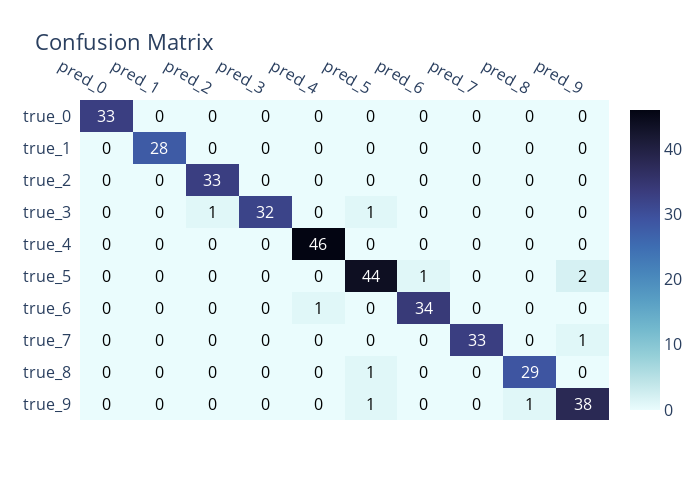

The cell this chart's notebook holds for it:
### Code cell
columns = ['pred_' + str(i) for i in range(10)]
index = ['true_' + str(i) for i in range(10)]

def plot_confusion_matrix(cm):
    # Mulitclass classification, 3 classes
    cm = cm[::-1]
    cm = pd.DataFrame(cm, columns=columns, index=index[::-1])

    fig = ff.create_annotated_heatmap(z=cm.values, x=list(cm.columns), y=list(cm.index), 
                                      colorscale='ice', showscale=True, reversescale=True)
    fig.update_layout(width=700, height=500, title='Confusion Matrix', font_size=16)
    fig.show()

plot_confusion_matrix(cm)

### Figure 1 — Plotly figure (JSON) as saved in the notebook; plotly's stock layout.template omitted (floating-point values rounded to 4 significant figures)
{"data": [{"colorscale": [[0, "rgb(3, 5, 18)"], [0.09091, "rgb(25, 25, 51)"], [0.1818, "rgb(44, 42, 87)"], [0.2727, "rgb(58, 60, 125)"], [0.3636, "rgb(62, 83, 160)"], [0.4545, "rgb(62, 109, 178)"], [0.5455, "rgb(72, 134, 187)"], [0.6364, "rgb(89, 159, 196)"], [0.7273, "rgb(114, 184, 205)"], [0.8182, "rgb(149, 207, 216)"], [0.9091, "rgb(192, 229, 232)"], [1, "rgb(234, 252, 253)"]], "reversescale": true, "showscale": true, "type": "heatmap", "x": ["pred_0", "pred_1", "pred_2", "pred_3", "pred_4", "pred_5", "pred_6", "pred_7", "pred_8", "pred_9"], "y": ["true_9", "true_8", "true_7", "true_6", "true_5", "true_4", "true_3", "true_2", "true_1", "true_0"], "z": [[0, 0, 0, 0, 0, 1, 0, 0, 1, 38], [0, 0, 0, 0, 0, 1, 0, 0, 29, 0], [0, 0, 0, 0, 0, 0, 0, 33, 0, 1], [0, 0, 0, 0, 1, 0, 34, 0, 0, 0], [0, 0, 0, 0, 0, 44, 1, 0, 0, 2], [0, 0, 0, 0, 46, 0, 0, 0, 0, 0], [0, 0, 1, 32, 0, 1, 0, 0, 0, 0], [0, 0, 33, 0, 0, 0, 0, 0, 0, 0], [0, 28, 0, 0, 0, 0, 0, 0, 0, 0], [33, 0, 0, 0, 0, 0, 0, 0, 0, 0]]}], "layout": {"annotations": [{"font": {"color": "#000000"}, "showarrow": false, "text": "0", "x": "pred_0", "xref": "x", "y": "true_9", "yref": "y"}, {"font": {"color": "#000000"}, "showarrow": false, "text": "0", "x": "pred_1", "xref": "x", "y": "true_9", "yref": "y"}, {"font": {"color": "#000000"}, "showarrow": false, "text": "0", "x": "pred_2", "xref": "x", "y": "true_9", "yref": "y"}, {"font": {"color": "#000000"}, "showarrow": false, "text": "0", "x": "pred_3", "xref": "x", "y": "true_9", "yref": "y"}, {"font": {"color": "#000000"}, "showarrow": false, "text": "0", "x": "pred_4", "xref": "x", "y": "true_9", "yref": "y"}, {"font": {"color": "#000000"}, "showarrow": false, "text": "1", "x": "pred_5", "xref": "x", "y": "true_9", "yref": "y"}, {"font": {"color": "#000000"}, "showarrow": false, "text": "0", "x": "pred_6", "xref": "x", "y": "true_9", "yref": "y"}, {"font": {"color": "#000000"}, "showarrow": false, "text": "0", "x": "pred_7", "xref": "x", "y": "true_9", "yref": "y"}, {"font": {"color": "#000000"}, "showarrow": false, "text": "1", "x": "pred_8", "xref": "x", "y": "true_9", "yref": "y"}, {"font": {"color": "#FFFFFF"}, "showarrow": false, "text": "38", "x": "pred_9", "xref": "x", "y": "true_9", "yref": "y"}, {"font": {"color": "#000000"}, "showarrow": false, "text": "0", "x": "pred_0", "xref": "x", "y": "true_8", "yref": "y"}, {"font": {"color": "#000000"}, "showarrow": false, "text": "0", "x": "pred_1", "xref": "x", "y": "true_8", "yref": "y"}, {"font": {"color": "#000000"}, "showarrow": false, "text": "0", "x": "pred_2", "xref": "x", "y": "true_8", "yref": "y"}, {"font": {"color": "#000000"}, "showarrow": false, "text": "0", "x": "pred_3", "xref": "x", "y": "true_8", "yref": "y"}, {"font": {"color": "#000000"}, "showarrow": false, "text": "0", "x": "pred_4", "xref": "x", "y": "true_8", "yref": "y"}, {"font": {"color": "#000000"}, "showarrow": false, "text": "1", "x": "pred_5", "xref": "x", "y": "true_8", "yref": "y"}, {"font": {"color": "#000000"}, "showarrow": false, "text": "0", "x": "pred_6", "xref": "x", "y": "true_8", "yref": "y"}, {"font": {"color": "#000000"}, "showarrow": false, "text": "0", "x": "pred_7", "xref": "x", "y": "true_8", "yref": "y"}, {"font": {"color": "#FFFFFF"}, "showarrow": false, "text": "29", "x": "pred_8", "xref": "x", "y": "true_8", "yref": "y"}, {"font": {"color": "#000000"}, "showarrow": false, "text": "0", "x": "pred_9", "xref": "x", "y": "true_8", "yref": "y"}, {"font": {"color": "#000000"}, "showarrow": false, "text": "0", "x": "pred_0", "xref": "x", "y": "true_7", "yref": "y"}, {"font": {"color": "#000000"}, "showarrow": false, "text": "0", "x": "pred_1", "xref": "x", "y": "true_7", "yref": "y"}, {"font": {"color": "#000000"}, "showarrow": false, "text": "0", "x": "pred_2", "xref": "x", "y": "true_7", "yref": "y"}, {"font": {"color": "#000000"}, "showarrow": false, "text": "0", "x": "pred_3", "xref": "x", "y": "true_7", "yref": "y"}, {"font": {"color": "#000000"}, "showarrow": false, "text": "0", "x": "pred_4", "xref": "x", "y": "true_7", "yref": "y"}, {"font": {"color": "#000000"}, "showarrow": false, "text": "0", "x": "pred_5", "xref": "x", "y": "true_7", "yref": "y"}, {"font": {"color": "#000000"}, "showarrow": false, "text": "0", "x": "pred_6", "xref": "x", "y": "true_7", "yref": "y"}, {"font": {"color": "#FFFFFF"}, "showarrow": false, "text": "33", "x": "pred_7", "xref": "x", "y": "true_7", "yref": "y"}, {"font": {"color": "#000000"}, "showarrow": false, "text": "0", "x": "pred_8", "xref": "x", "y": "true_7", "yref": "y"}, {"font": {"color": "#000000"}, "showarrow": false, "text": "1", "x": "pred_9", "xref": "x", "y": "true_7", "yref": "y"}, {"font": {"color": "#000000"}, "showarrow": false, "text": "0", "x": "pred_0", "xref": "x", "y": "true_6", "yref": "y"}, {"font": {"color": "#000000"}, "showarrow": false, "text": "0", "x": "pred_1", "xref": "x", "y": "true_6", "yref": "y"}, {"font": {"color": "#000000"}, "showarrow": false, "text": "0", "x": "pred_2", "xref": "x", "y": "true_6", "yref": "y"}, {"font": {"color": "#000000"}, "showarrow": false, "text": "0", "x": "pred_3", "xref": "x", "y": "true_6", "yref": "y"}, {"font": {"color": "#000000"}, "showarrow": false, "text": "1", "x": "pred_4", "xref": "x", "y": "true_6", "yref": "y"}, {"font": {"color": "#000000"}, "showarrow": false, "text": "0", "x": "pred_5", "xref": "x", "y": "true_6", "yref": "y"}, {"font": {"color": "#FFFFFF"}, "showarrow": false, "text": "34", "x": "pred_6", "xref": "x", "y": "true_6", "yref": "y"}, {"font": {"color": "#000000"}, "showarrow": false, "text": "0", "x": "pred_7", "xref": "x", "y": "true_6", "yref": "y"}, {"font": {"color": "#000000"}, "showarrow": false, "text": "0", "x": "pred_8", "xref": "x", "y": "true_6", "yref": "y"}, {"font": {"color": "#000000"}, "showarrow": false, "text": "0", "x": "pred_9", "xref": "x", "y": "true_6", "yref": "y"}, {"font": {"color": "#000000"}, "showarrow": false, "text": "0", "x": "pred_0", "xref": "x", "y": "true_5", "yref": "y"}, {"font": {"color": "#000000"}, "showarrow": false, "text": "0", "x": "pred_1", "xref": "x", "y": "true_5", "yref": "y"}, {"font": {"color": "#000000"}, "showarrow": false, "text": "0", "x": "pred_2", "xref": "x", "y": "true_5", "yref": "y"}, {"font": {"color": "#000000"}, "showarrow": false, "text": "0", "x": "pred_3", "xref": "x", "y": "true_5", "yref": "y"}, {"font": {"color": "#000000"}, "showarrow": false, "text": "0", "x": "pred_4", "xref": "x", "y": "true_5", "yref": "y"}, {"font": {"color": "#FFFFFF"}, "showarrow": false, "text": "44", "x": "pred_5", "xref": "x", "y": "true_5", "yref": "y"}, {"font": {"color": "#000000"}, "showarrow": false, "text": "1", "x": "pred_6", "xref": "x", "y": "true_5", "yref": "y"}, {"font": {"color": "#000000"}, "showarrow": false, "text": "0", "x": "pred_7", "xref": "x", "y": "true_5", "yref": "y"}, {"font": {"color": "#000000"}, "showarrow": false, "text": "0", "x": "pred_8", "xref": "x", "y": "true_5", "yref": "y"}, {"font": {"color": "#000000"}, "showarrow": false, "text": "2", "x": "pred_9", "xref": "x", "y": "true_5", "yref": "y"}, {"font": {"color": "#000000"}, "showarrow": false, "text": "0", "x": "pred_0", "xref": "x", "y": "true_4", "yref": "y"}, {"font": {"color": "#000000"}, "showarrow": false, "text": "0", "x": "pred_1", "xref": "x", "y": "true_4", "yref": "y"}, {"font": {"color": "#000000"}, "showarrow": false, "text": "0", "x": "pred_2", "xref": "x", "y": "true_4", "yref": "y"}, {"font": {"color": "#000000"}, "showarrow": false, "text": "0", "x": "pred_3", "xref": "x", "y": "true_4", "yref": "y"}, {"font": {"color": "#FFFFFF"}, "showarrow": false, "text": "46", "x": "pred_4", "xref": "x", "y": "true_4", "yref": "y"}, {"font": {"color": "#000000"}, "showarrow": false, "text": "0", "x": "pred_5", "xref": "x", "y": "true_4", "yref": "y"}, {"font": {"color": "#000000"}, "showarrow": false, "text": "0", "x": "pred_6", "xref": "x", "y": "true_4", "yref": "y"}, {"font": {"color": "#000000"}, "showarrow": false, "text": "0", "x": "pred_7", "xref": "x", "y": "true_4", "yref": "y"}, {"font": {"color": "#000000"}, "showarrow": false, "text": "0", "x": "pred_8", "xref": "x", "y": "true_4", "yref": "y"}, {"font": {"color": "#000000"}, "showarrow": false, "text": "0", "x": "pred_9", "xref": "x", "y": "true_4", "yref": "y"}, {"font": {"color": "#000000"}, "showarrow": false, "text": "0", "x": "pred_0", "xref": "x", "y": "true_3", "yref": "y"}, {"font": {"color": "#000000"}, "showarrow": false, "text": "0", "x": "pred_1", "xref": "x", "y": "true_3", "yref": "y"}, {"font": {"color": "#000000"}, "showarrow": false, "text": "1", "x": "pred_2", "xref": "x", "y": "true_3", "yref": "y"}, {"font": {"color": "#FFFFFF"}, "showarrow": false, "text": "32", "x": "pred_3", "xref": "x", "y": "true_3", "yref": "y"}, {"font": {"color": "#000000"}, "showarrow": false, "text": "0", "x": "pred_4", "xref": "x", "y": "true_3", "yref": "y"}, {"font": {"color": "#000000"}, "showarrow": false, "text": "1", "x": "pred_5", "xref": "x", "y": "true_3", "yref": "y"}, {"font": {"color": "#000000"}, "showarrow": false, "text": "0", "x": "pred_6", "xref": "x", "y": "true_3", "yref": "y"}, {"font": {"color": "#000000"}, "showarrow": false, "text": "0", "x": "pred_7", "xref": "x", "y": "true_3", "yref": "y"}, {"font": {"color": "#000000"}, "showarrow": false, "text": "0", "x": "pred_8", "xref": "x", "y": "true_3", "yref": "y"}, {"font": {"color": "#000000"}, "showarrow": false, "text": "0", "x": "pred_9", "xref": "x", "y": "true_3", "yref": "y"}, {"font": {"color": "#000000"}, "showarrow": false, "text": "0", "x": "pred_0", "xref": "x", "y": "true_2", "yref": "y"}, {"font": {"color": "#000000"}, "showarrow": false, "text": "0", "x": "pred_1", "xref": "x", "y": "true_2", "yref": "y"}, {"font": {"color": "#FFFFFF"}, "showarrow": false, "text": "33", "x": "pred_2", "xref": "x", "y": "true_2", "yref": "y"}, {"font": {"color": "#000000"}, "showarrow": false, "text": "0", "x": "pred_3", "xref": "x", "y": "true_2", "yref": "y"}, {"font": {"color": "#000000"}, "showarrow": false, "text": "0", "x": "pred_4", "xref": "x", "y": "true_2", "yref": "y"}, {"font": {"color": "#000000"}, "showarrow": false, "text": "0", "x": "pred_5", "xref": "x", "y": "true_2", "yref": "y"}, {"font": {"color": "#000000"}, "showarrow": false, "text": "0", "x": "pred_6", "xref": "x", "y": "true_2", "yref": "y"}, {"font": {"color": "#000000"}, "showarrow": false, "text": "0", "x": "pred_7", "xref": "x", "y": "true_2", "yref": "y"}, {"font": {"color": "#000000"}, "showarrow": false, "text": "0", "x": "pred_8", "xref": "x", "y": "true_2", "yref": "y"}, {"font": {"color": "#000000"}, "showarrow": false, "text": "0", "x": "pred_9", "xref": "x", "y": "true_2", "yref": "y"}, {"font": {"color": "#000000"}, "showarrow": false, "text": "0", "x": "pred_0", "xref": "x", "y": "true_1", "yref": "y"}, {"font": {"color": "#FFFFFF"}, "showarrow": false, "text": "28", "x": "pred_1", "xref": "x", "y": "true_1", "yref": "y"}, {"font": {"color": "#000000"}, "showarrow": false, "text": "0", "x": "pred_2", "xref": "x", "y": "true_1", "yref": "y"}, {"font": {"color": "#000000"}, "showarrow": false, "text": "0", "x": "pred_3", "xref": "x", "y": "true_1", "yref": "y"}, {"font": {"color": "#000000"}, "showarrow": false, "text": "0", "x": "pred_4", "xref": "x", "y": "true_1", "yref": "y"}, {"font": {"color": "#000000"}, "showarrow": false, "text": "0", "x": "pred_5", "xref": "x", "y": "true_1", "yref": "y"}, {"font": {"color": "#000000"}, "showarrow": false, "text": "0", "x": "pred_6", "xref": "x", "y": "true_1", "yref": "y"}, {"font": {"color": "#000000"}, "showarrow": false, "text": "0", "x": "pred_7", "xref": "x", "y": "true_1", "yref": "y"}, {"font": {"color": "#000000"}, "showarrow": false, "text": "0", "x": "pred_8", "xref": "x", "y": "true_1", "yref": "y"}, {"font": {"color": "#000000"}, "showarrow": false, "text": "0", "x": "pred_9", "xref": "x", "y": "true_1", "yref": "y"}, {"font": {"color": "#FFFFFF"}, "showarrow": false, "text": "33", "x": "pred_0", "xref": "x", "y": "true_0", "yref": "y"}, {"font": {"color": "#000000"}, "showarrow": false, "text": "0", "x": "pred_1", "xref": "x", "y": "true_0", "yref": "y"}, {"font": {"color": "#000000"}, "showarrow": false, "text": "0", "x": "pred_2", "xref": "x", "y": "true_0", "yref": "y"}, {"font": {"color": "#000000"}, "showarrow": false, "text": "0", "x": "pred_3", "xref": "x", "y": "true_0", "yref": "y"}, {"font": {"color": "#000000"}, "showarrow": false, "text": "0", "x": "pred_4", "xref": "x", "y": "true_0", "yref": "y"}, {"font": {"color": "#000000"}, "showarrow": false, "text": "0", "x": "pred_5", "xref": "x", "y": "true_0", "yref": "y"}, {"font": {"color": "#000000"}, "showarrow": false, "text": "0", "x": "pred_6", "xref": "x", "y": "true_0", "yref": "y"}, {"font": {"color": "#000000"}, "showarrow": false, "text": "0", "x": "pred_7", "xref": "x", "y": "true_0", "yref": "y"}, {"font": {"color": "#000000"}, "showarrow": false, "text": "0", "x": "pred_8", "xref": "x", "y": "true_0", "yref": "y"}, {"font": {"color": "#000000"}, "showarrow": false, "text": "0", "x": "pred_9", "xref": "x", "y": "true_0", "yref": "y"}], "font": {"size": 16}, "height": 500, "title": {"text": "Confusion Matrix"}, "width": 700, "xaxis": {"autorange": true, "dtick": 1, "gridcolor": "rgb(0, 0, 0)", "range": [-0.5, 9.5], "side": "top", "ticks": "", "type": "category"}, "yaxis": {"autorange": true, "dtick": 1, "range": [-0.5, 9.5], "ticks": "", "ticksuffix": "  ", "type": "category"}}}
